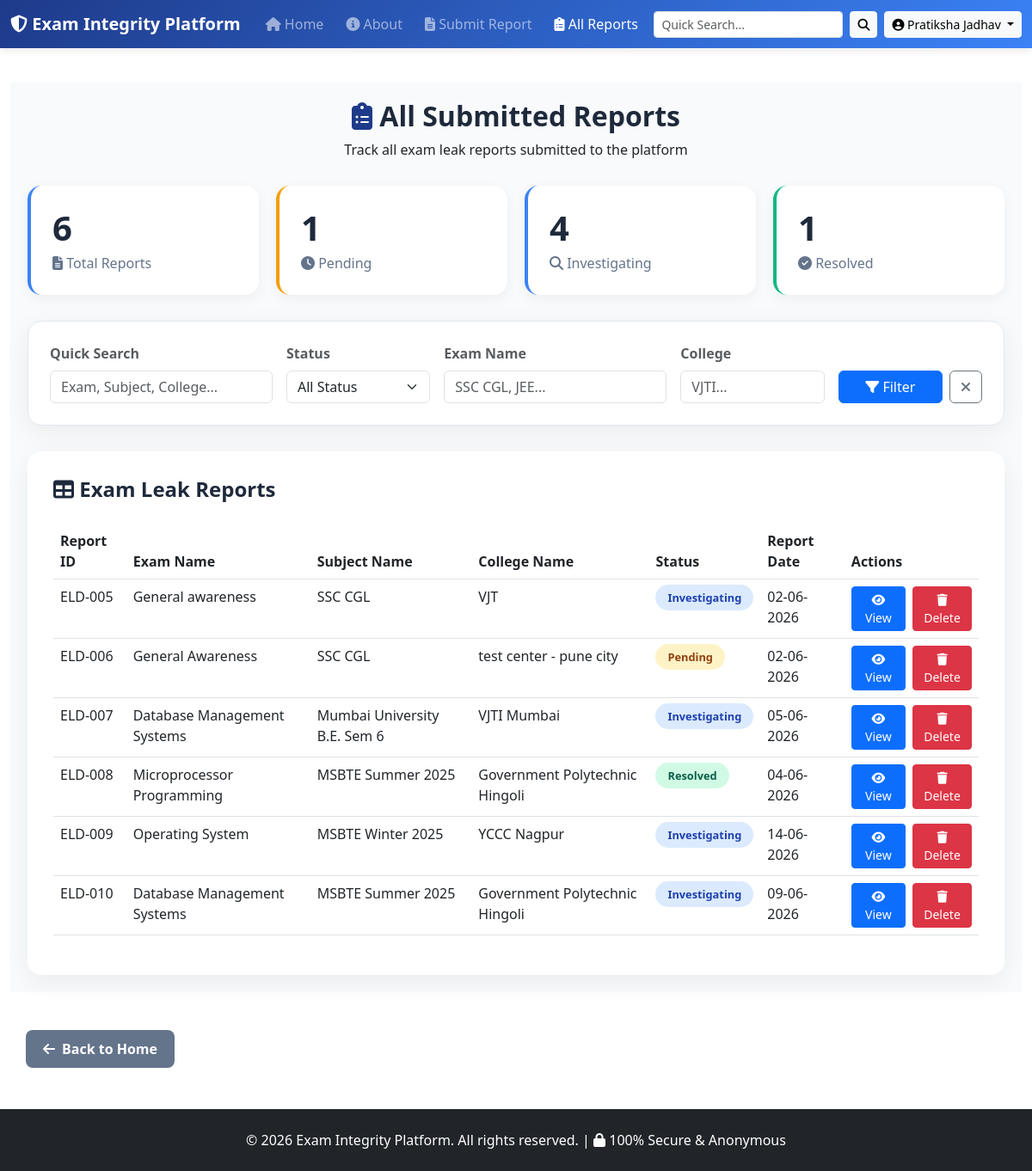
Page /report (signed in) on the committed database.
### tables this page shows
CREATE TABLE users (
                    id INTEGER PRIMARY KEY AUTOINCREMENT,
                    username TEXT UNIQUE NOT NULL,
                    password TEXT NOT NULL,
                    created_at TIMESTAMP DEFAULT CURRENT_TIMESTAMP
                , role TEXT default 'student', email TEXT, name TEXT, mobile TEXT, is_mobile_verified INTEGER DEFAULT 0);

CREATE TABLE entries (
            id INTEGER PRIMARY KEY AUTOINCREMENT,
            exam_name TEXT NOT NULL,
            subject_name TEXT NOT NULL,
            college_name TEXT NOT NULL,
            status TEXT NOT NULL,
            report_date TEXT NOT NULL,
            description TEXT NOT NULL,
            created_at TIMESTAMP DEFAULT CURRENT_TIMESTAMP
        , user_id INTEGER, is_dummy INTEGER DEFAULT 0);

### app.py (the view, shortened to what this page needs)
@app.route('/report')
@login_required
def report_list():
    search = request.args.get('search', '').strip()
    sort_by = request.args.get('sort', 'id')
    order = request.args.get('order', 'asc')
    exam_filter = request.args.get('exam', '').strip()
    college_filter = request.args.get('college', '').strip()
    all_reports = []
    conn = get_db()
    conn.row_factory = sqlite3.Row
    base_query = 'SELECT * FROM entries WHERE 1=1'
    params = []
    if current_user.role!= 'admin':
        base_query += ' AND user_id =?'
        params.append(current_user.id)
    count_query = base_query.replace('SELECT *', 'SELECT COUNT(*)')
    db_count = conn.execute(count_query, params).fetchone()[0]
    valid_sorts = ['id', 'exam_name', 'subject_name', 'college_name', 'report_date']
    sort_column = 'id' if sort_by == 'display_id' else sort_by
    if sort_column not in valid_sorts:
        sort_column = 'id'
    sort_order = 'DESC' if order == 'desc' else 'ASC'
    if search:
        base_query += ' AND (exam_name LIKE? OR subject_name LIKE? OR college_name LIKE? OR description LIKE?)'
        search_term = f'%{search}%'
        params.extend([search_term] * 4)
    if exam_filter:
        base_query += ' AND exam_name =?'
        params.append(exam_filter)
    if college_filter:
        base_query += ' AND college_name =?'
        params.append(college_filter)
    base_query += f' ORDER BY {sort_column} {sort_order}'
    db_reports = conn.execute(base_query, params).fetchall()
    conn.close()
    for row in db_reports:
        report_dict = dict(row)
        report_dict['display_id'] = f"ELD-{report_dict['id']:03d}"
        report_dict['is_dummy'] = False
        report_dict['view_url'] = url_for('view_report', id=report_dict['id'])
        report_dict['delete_url'] = url_for('delete_report', id=report_dict['id'])
        if report_dict['report_date']:
            try:
                date_obj = datetime.strptime(report_dict['report_date'], '%Y-%m-%d')
                report_dict['report_date'] = date_obj.strftime('%d-%m-%Y')
            except:
                pass
        all_reports.append(report_dict)
    return render_template("reports.html",
                         reports=all_reports,
                         search=search,
                         sort_by=sort_by,
                         order=order)

### app.py (called while the page is built)
@login_manager.user_loader
def load_user(user_id):
    conn = get_db()
    user_row = conn.execute('SELECT * FROM users WHERE id =?', (user_id,)).fetchone()
    conn.close()
    if user_row:
        user = dict(user_row)
        return User(
            id=user['id'],
            username=user['username'],
            role=user.get('role', 'student'),
            is_mobile_verified=user.get('is_mobile_verified', 0),
            is_blocked=user.get('is_blocked', 0)
        )
    return None

### database.py (called while the page is built)
def get_db():
    conn = sqlite3.connect(DB_PATH)
    conn.row_factory = sqlite3.Row
    return conn

### templates/reports.html (shortened to what this page needs)
{% extends "base.html" %}
{% block content %}
<link href="https://cdn.jsdelivr.net/npm/bootstrap@5.3.0/dist/css/bootstrap.min.css" rel="stylesheet">
<link rel="stylesheet" href="https://cdnjs.cloudflare.com/ajax/libs/font-awesome/6.4.0/css/all.min.css">
<div class="reports-wrapper">
    <div class="reports-header">
        <h2><i class="fas fa-clipboard-list" style="color:#1e3a8a;"></i> All Submitted Reports</h2>
        <p>Track all exam leak reports submitted to the platform</p>
    </div>
    <div class="stats-row">
        <div class="stat-box">
            <h4>{{ reports|length }}</h4>
            <p><i class="fas fa-file-alt"></i> Total Reports</p>
        </div>
        <div class="stat-box" style="border-left-color: #f59e0b;">
            <h4>{{ reports|selectattr('status', 'equalto', 'Pending')|list|length }}</h4>
            <p><i class="fas fa-clock"></i> Pending</p>
        </div>
        <div class="stat-box" style="border-left-color: #3b82f6;">
            <h4>{{ reports|selectattr('status', 'equalto', 'Investigating')|list|length }}</h4>
            <p><i class="fas fa-search"></i> Investigating</p>
        </div>
        <div class="stat-box" style="border-left-color: #10b981;">
            <h4>{{ reports|selectattr('status', 'in', ['Resolved', 'Solved'])|list|length }}</h4>
            <p><i class="fas fa-check-circle"></i> Resolved</p>
        </div>
    </div>
    <div class="search-box">
        <form method="GET" action="{{ url_for('report_list') }}" class="row g-3">
            <div class="col-md-3">
                <label class="form-label fw-bold text-muted">Quick Search</label>
                <input type="text" name="search" class="form-control" placeholder="Exam, Subject, College..." value="{{ search or '' }}">
            </div>
            <div class="col-md-2">
                <label class="form-label fw-bold text-muted">Status</label>
                <select name="status" class="form-select">
                    <option value="">All Status</option>
                </select>
            </div>
            <div class="col-md-3">
                <label class="form-label fw-bold text-muted">Exam Name</label>
                <input type="text" name="exam" class="form-control" placeholder="SSC CGL, JEE..." value="{{ exam_filter or '' }}">
            </div>
            <div class="col-md-2">
                <label class="form-label fw-bold text-muted">College</label>
                <input type="text" name="college" class="form-control" placeholder="VJTI..." value="{{ college_filter or '' }}">
            </div>
            <div class="col-md-2 d-flex align-items-end gap-2">
                <button type="submit" class="btn btn-primary w-100">
                    <i class="fas fa-filter"></i> Filter
                </button>
                <a href="{{ url_for('report_list') }}" class="btn btn-outline-secondary" title="Clear">
                    <i class="fas fa-times"></i>
                </a>
            </div>
        </form>
    </div>
    <div class="table-card">
        <h4 style="margin-bottom: 25px; color: #1e293b; font-weight: 700;">
            <i class="fas fa-table"></i> Exam Leak Reports
        </h4>
        {% if reports %}
        <div class="table-responsive">
            <table class="table table-hover">
                <thead>
                    <tr>
                        <th>Report ID</th>
                        <th>Exam Name</th>
                        <th>Subject Name</th>
                        <th>College Name</th>
                        <th>Status</th>
                        <th>Report Date</th>
                        <th>Actions</th>
                    </tr>
                </thead>
                <tbody>
                    {% for report in reports %}
                    <tr>
                        <td><span class="report-id">{{ report.display_id }}</span></td>
                        <td>{{ report['subject_name'] }}</td>
                        <td>{{ report['exam_name'] }}</td>
                        <td>{{ report['college_name'] }}</td>
                        <td><span class="status-badge status-{{ report['status'] }}">{{ report['status'] }}</span></td>
                        <td>{{ report['report_date'] }}</td>
                        <td>
                            <div style="display: flex; gap: 8px;">
                                <a href="{{ report.view_url }}" class="btn btn-primary btn-sm">
                                    <i class="fas fa-eye"></i> View
                                </a>
                                {% if not report.is_dummy and report.delete_url %}
                                <form action="{{ report.delete_url }}" method="POST" style="margin:0;">
                                    <button type="submit" class="btn btn-danger btn-sm" onclick="return confirm('Delete this report?');">
                                        <i class="fas fa-trash"></i> Delete
                                    </button>
                                </form>
                                {% else %}
                                <button class="btn btn-secondary btn-sm" disabled>
                                    <i class="fas fa-trash"></i> Delete
                                </button>
                                {% endif %}
                            </div>
                        </td>
                    </tr>
                    {% endfor %}
                </tbody>
            </table>
        </div>
        {% endif %}
    </div>
</div>
{% endblock %}

### templates/base.html (shortened to what this page needs)
<!DOCTYPE html>
<html lang="en">
<head>
    <link href="https://cdn.jsdelivr.net/npm/bootstrap@5.3.0/dist/css/bootstrap.min.css" rel="stylesheet">
    <link rel="stylesheet" href="https://cdnjs.cloudflare.com/ajax/libs/font-awesome/6.4.0/css/all.min.css">
</head>
<body>
<nav class="navbar navbar-expand-lg navbar-dark" style="background: linear-gradient(135deg, #1e3a8a 0%, #3b82f6 100%);">
    <div class="container-fluid" style="max-width: 1400px;">
        <a class="navbar-brand" href="{{ url_for('home') }}">
            <i class="fas fa-shield-alt"></i> Exam Integrity Platform
        </a>
        <div class="collapse navbar-collapse" id="navbarContent">
            <ul class="navbar-nav me-auto mb-2 mb-lg-0">
                <li class="nav-item">
                    <a class="nav-link {% if request.endpoint == 'home' %}active{% endif %}" href="{{ url_for('home') }}">
                        <i class="fas fa-home"></i> Home
                    </a>
                </li>
                <li class="nav-item">
                    <a class="nav-link {% if request.endpoint == 'about' %}active{% endif %}" href="{{ url_for('about') }}">
                        <i class="fas fa-info-circle"></i> About
                    </a>
                </li>
                {% if current_user.is_authenticated %}
                <li class="nav-item">
                    <a class="nav-link {% if request.endpoint == 'form' %}active{% endif %}" href="{{ url_for('form') }}">
                        <i class="fas fa-file-alt"></i> Submit Report
                    </a>
                </li>
                <li class="nav-item">
                    <a class="nav-link {% if request.endpoint == 'report_list' %}active{% endif %}" href="{{ url_for('report_list') }}">
                        <i class="fas fa-clipboard-list"></i> All Reports
                    </a>
                </li>
                {% endif %}
            </ul>
            <div class="d-flex align-items-center gap-2">
                {% if current_user.is_authenticated %}
                <form class="d-flex" action="{{ url_for('report_list') }}" method="GET">
                    <input class="form-control form-control-sm search-input me-2"
                           type="search"
                           name="search"
                           placeholder="Quick Search..."
                           style="min-width: 200px;">
                    <button class="btn btn-light btn-sm" type="submit" title="Search">
                        <i class="fas fa-search"></i>
                    </button>
                </form>
                {% endif %}
                {% if current_user.is_authenticated %}
                    <div class="dropdown">
                        <button class="btn btn-light btn-sm dropdown-toggle" type="button" data-bs-toggle="dropdown">
                            <i class="fas fa-user-circle"></i> {{ current_user.username }}
                        </button>
                    </div>
                {% endif %}
            </div>
        </div>
    </div>
</nav>
<main class="container-fluid py-4" style="max-width: 1400px;">
    {% block content %}{% endblock %}
</main>
<div>
    <a href="{{url_for('home')}}" class="back-btn">
        <i class="fas fa-arrow-left"></i> Back to Home
    </a>
</div>
<footer class="bg-dark text-white text-center py-4 mt-5">
    <div class="container">
        <p class="mb-0">&copy; 2026 Exam Integrity Platform. All rights reserved. | <i class="fas fa-lock"></i> 100% Secure & Anonymous</p>
    </div>
</footer>
</body>
</html>

### templates/base.html (style rules this page uses)
body { font-family: 'Segoe UI', Tahoma, Geneva, Verdana, sans-serif; background: #f8fafc; }
.navbar { box-shadow: 0 2px 10px rgba(0,0,0,0.1); padding: 12px 0; }
.navbar-brand { font-size: 20px; font-weight: 800; }
.nav-link { font-weight: 500; margin: 0 5px; border-radius: 6px; transition: all 0.3s; }
.btn { font-weight: 600; border-radius: 8px; transition: all 0.3s; }
.back-btn { background: #64748b; color:white; padding:10px 20px; border-radius: 8px; text-decoration: none; display:inline-flex; align-items: center; gap:8px; margin-top:20px; margin-left:30px; font-weight:600; transition:all 0.3s; }
.search-input { border-radius: 8px; border: 2px solid rgba(255,255,255,0.3); background: rgba(255,255,255,0.1); color: white; }
.search-input::placeholder { color: rgba(255,255,255,0.7); }

### templates/reports.html (style rules this page uses)
.reports-wrapper { padding: 20px; background: #f8fafc; min-height: 100vh; }
.reports-header { text-align: center; margin-bottom: 30px; }
.reports-header h2 { color: #1e293b; font-weight: 700; }
.stats-row { display: grid; grid-template-columns: repeat(auto-fit, minmax(250px, 1fr)); gap: 20px; margin-bottom: 30px; }
.stat-box { background: white; padding: 25px; border-radius: 16px; border-left: 4px solid #3b82f6; box-shadow: 0 4px 15px rgba(0,0,0,0.05); }
.stat-box h4 { font-size: 2.5rem; font-weight: 700; color: #1e293b; margin: 0; }
.stat-box p { color: #64748b; margin: 5px 0 0 0; font-weight: 500; }
.search-box { background: white; border-radius: 16px; padding: 25px; box-shadow: 0 8px 30px rgba(0,0,0,0.06); border: 1px solid #e2e8f0; margin-bottom: 30px; }
.table-card { background: white; border-radius: 16px; padding: 30px; box-shadow: 0 8px 30px rgba(0,0,0,0.06); }
.status-badge { padding: 6px 14px; border-radius: 20px; font-weight: 600; font-size: 0.8rem; }
.status-Pending { background: #fef3c7; color: #92400e; }
.status-Investigating { background: #dbeafe; color: #1e40af; }
.status-Resolved,.status-Solved { background: #d1fae5; color: #065f46; }

### rows in the picture
users: username "Pratiksha Jadhav"
entries: display_id "ELD-005", subject_name "General awareness", exam_name "SSC CGL", college_name "VJT", status "Investigating", report_date "02-06-2026"
entries: display_id "ELD-006", subject_name "General Awareness", exam_name "SSC CGL", college_name "test center - pune city", status "Pending", report_date "02-06-2026"
entries: display_id "ELD-007", subject_name "Database Management Systems", exam_name "Mumbai University B.E. Sem 6", college_name "VJTI Mumbai", status "Investigating", report_date "05-06-2026"
entries: display_id "ELD-008", subject_name "Microprocessor Programming", exam_name "MSBTE Summer 2025", college_name "Government Polytechnic Hingoli", status "Resolved", report_date "04-06-2026"
entries: display_id "ELD-009", subject_name "Operating System", exam_name "MSBTE Winter 2025", college_name "YCCC Nagpur", status "Investigating", report_date "14-06-2026"
entries: display_id "ELD-010", subject_name "Database Management Systems", exam_name "MSBTE Summer 2025", college_name "Government Polytechnic Hingoli", status "Investigating", report_date "09-06-2026"

### other values in the picture
{{ reports|length }} "6"
{{ reports|selectattr('status', 'equalto', 'Pending')|list|length }} "1"
{{ reports|selectattr('status', 'equalto', 'Investigating')|list|length }} "4"
{{ reports|selectattr('status', 'in', ['Resolved', 'Solved'])|list|length }} "1"
